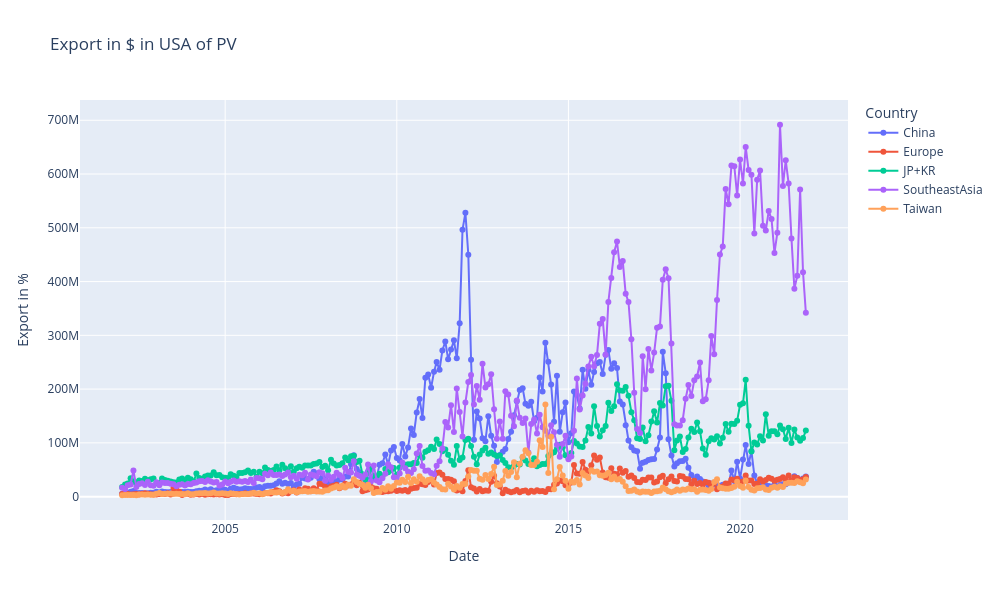
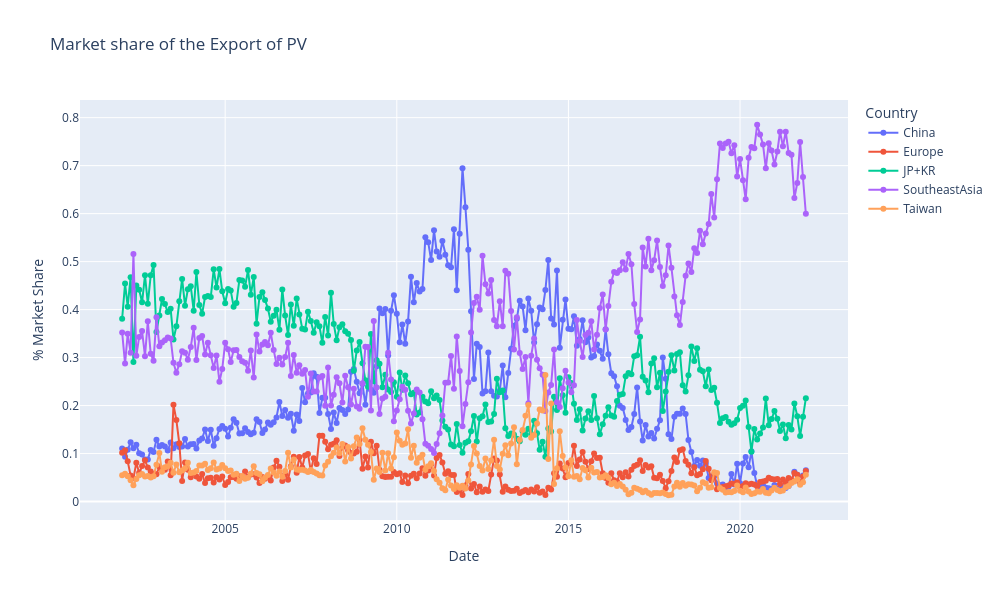

The notebook cell these images were saved under, in order:
### Code cell
create_interactive_export_plot(export_data, title = "Export in $ in USA of PV", y_y = "Export in %")
create_interactive_export_plot(export_data_norm, title = "Market share of the Export of PV", y_y = "% Market Share")

### Figure 1 — Plotly figure (JSON) as saved in the notebook; plotly's stock layout.template omitted (floating-point values rounded to 4 significant figures; data arrays with more than 128 entries replaced by an {"elided": "..."} marker saying what was removed)
{"data": [{"mode": "lines+markers", "name": "China", "type": "scatter", "x": {"elided": "240 str values"}, "y": {"elided": "240 float values"}}, {"mode": "lines+markers", "name": "Europe", "type": "scatter", "x": {"elided": "240 str values"}, "y": {"elided": "240 float values"}}, {"mode": "lines+markers", "name": "JP+KR", "type": "scatter", "x": {"elided": "240 str values"}, "y": {"elided": "240 float values"}}, {"mode": "lines+markers", "name": "SoutheastAsia", "type": "scatter", "x": {"elided": "240 str values"}, "y": {"elided": "240 float values"}}, {"mode": "lines+markers", "name": "Taiwan", "type": "scatter", "x": {"elided": "240 str values"}, "y": {"elided": "240 float values"}}], "layout": {"height": 600, "hovermode": "x unified", "legend": {"title": {"text": "Country"}}, "title": {"text": "Export in $ in USA of PV"}, "width": 1000, "xaxis": {"title": {"text": "Date"}}, "yaxis": {"title": {"text": "Export in %"}}}}

### Figure 2 — Plotly figure (JSON) as saved in the notebook; plotly's stock layout.template omitted (floating-point values rounded to 4 significant figures; data arrays with more than 128 entries replaced by an {"elided": "..."} marker saying what was removed)
{"data": [{"mode": "lines+markers", "name": "China", "type": "scatter", "x": {"elided": "240 str values"}, "y": {"elided": "240 float values"}}, {"mode": "lines+markers", "name": "Europe", "type": "scatter", "x": {"elided": "240 str values"}, "y": {"elided": "240 float values"}}, {"mode": "lines+markers", "name": "JP+KR", "type": "scatter", "x": {"elided": "240 str values"}, "y": {"elided": "240 float values"}}, {"mode": "lines+markers", "name": "SoutheastAsia", "type": "scatter", "x": {"elided": "240 str values"}, "y": {"elided": "240 float values"}}, {"mode": "lines+markers", "name": "Taiwan", "type": "scatter", "x": {"elided": "240 str values"}, "y": {"elided": "240 float values"}}], "layout": {"height": 600, "hovermode": "x unified", "legend": {"title": {"text": "Country"}}, "title": {"text": "Market share of the Export of PV"}, "width": 1000, "xaxis": {"title": {"text": "Date"}}, "yaxis": {"title": {"text": "% Market Share"}}}}
